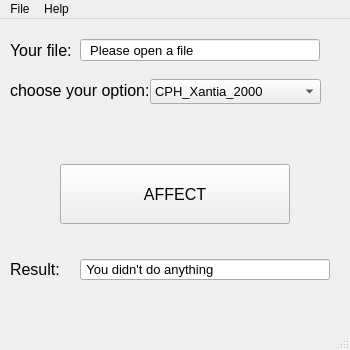
<?xml version="1.0" encoding="UTF-8"?>
<ui version="4.0">
 <class>MainWindow</class>
 <widget class="QMainWindow" name="MainWindow">
  <property name="geometry">
   <rect>
    <x>0</x>
    <y>0</y>
    <width>350</width>
    <height>350</height>
   </rect>
  </property>
  <property name="minimumSize">
   <size>
    <width>350</width>
    <height>350</height>
   </size>
  </property>
  <property name="maximumSize">
   <size>
    <width>350</width>
    <height>350</height>
   </size>
  </property>
  <property name="windowTitle">
   <string>DumpPresentation</string>
  </property>
  <property name="windowIcon">
   <iconset resource="icon.qrc">
    <normaloff>:/new/prefix1/ram_chip.ico</normaloff>
    <normalon>:/new/prefix1/ram_chip.ico</normalon>
    <disabledoff>:/new/prefix1/ram_chip.ico</disabledoff>
    <disabledon>:/new/prefix1/ram_chip.ico</disabledon>
    <activeoff>:/new/prefix1/ram_chip.ico</activeoff>
    <activeon>:/new/prefix1/ram_chip.ico</activeon>
    <selectedoff>:/new/prefix1/ram_chip.ico</selectedoff>
    <selectedon>:/new/prefix1/ram_chip.ico</selectedon>:/new/prefix1/ram_chip.ico</iconset>
  </property>
  <widget class="QWidget" name="centralwidget">
   <widget class="QPushButton" name="pushButton">
    <property name="geometry">
     <rect>
      <x>60</x>
      <y>145</y>
      <width>230</width>
      <height>60</height>
     </rect>
    </property>
    <property name="font">
     <font>
      <pointsize>12</pointsize>
     </font>
    </property>
    <property name="text">
     <string>AFFECT</string>
    </property>
   </widget>
   <widget class="QLabel" name="label">
    <property name="geometry">
     <rect>
      <x>10</x>
      <y>20</y>
      <width>71</width>
      <height>22</height>
     </rect>
    </property>
    <property name="font">
     <font>
      <pointsize>12</pointsize>
     </font>
    </property>
    <property name="text">
     <string>Your file:</string>
    </property>
   </widget>
   <widget class="QLabel" name="label_2">
    <property name="geometry">
     <rect>
      <x>10</x>
      <y>240</y>
      <width>71</width>
      <height>21</height>
     </rect>
    </property>
    <property name="font">
     <font>
      <pointsize>12</pointsize>
     </font>
    </property>
    <property name="text">
     <string>Result:</string>
    </property>
   </widget>
   <widget class="QLineEdit" name="pl_res">
    <property name="geometry">
     <rect>
      <x>80</x>
      <y>240</y>
      <width>250</width>
      <height>21</height>
     </rect>
    </property>
    <property name="font">
     <font>
      <pointsize>10</pointsize>
     </font>
    </property>
    <property name="text">
     <string> You didn't do anything</string>
    </property>
    <property name="readOnly">
     <bool>true</bool>
    </property>
   </widget>
   <widget class="QLineEdit" name="pl_Address">
    <property name="geometry">
     <rect>
      <x>80</x>
      <y>20</y>
      <width>240</width>
      <height>22</height>
     </rect>
    </property>
    <property name="font">
     <font>
      <pointsize>10</pointsize>
     </font>
    </property>
    <property name="text">
     <string>  Please open a file</string>
    </property>
    <property name="readOnly">
     <bool>true</bool>
    </property>
   </widget>
   <widget class="QComboBox" name="comSel">
    <property name="geometry">
     <rect>
      <x>150</x>
      <y>60</y>
      <width>171</width>
      <height>25</height>
     </rect>
    </property>
    <property name="font">
     <font>
      <pointsize>10</pointsize>
     </font>
    </property>
    <item>
     <property name="text">
      <string>CPH_Xantia_2000</string>
     </property>
    </item>
    <item>
     <property name="text">
      <string>ME 7.4</string>
     </property>
    </item>
    <item>
     <property name="text">
      <string extracomment="fasdfrsdf">ME 5.2</string>
     </property>
    </item>
   </widget>
   <widget class="QLabel" name="label_3">
    <property name="geometry">
     <rect>
      <x>10</x>
      <y>60</y>
      <width>141</width>
      <height>22</height>
     </rect>
    </property>
    <property name="font">
     <font>
      <pointsize>12</pointsize>
     </font>
    </property>
    <property name="text">
     <string>choose your option:</string>
    </property>
   </widget>
  </widget>
  <widget class="QMenuBar" name="menubar">
   <property name="geometry">
    <rect>
     <x>0</x>
     <y>0</y>
     <width>350</width>
     <height>21</height>
    </rect>
   </property>
   <widget class="QMenu" name="menuFile">
    <property name="title">
     <string>File</string>
    </property>
    <addaction name="actionOpen"/>
    <addaction name="separator"/>
    <addaction name="actionExit"/>
   </widget>
   <widget class="QMenu" name="menuHelp">
    <property name="title">
     <string>Help</string>
    </property>
    <addaction name="actionAbout"/>
   </widget>
   <addaction name="menuFile"/>
   <addaction name="menuHelp"/>
  </widget>
  <widget class="QStatusBar" name="statusbar"/>
  <action name="actionOpen">
   <property name="text">
    <string>Open</string>
   </property>
  </action>
  <action name="actionExit">
   <property name="text">
    <string>Exit</string>
   </property>
  </action>
  <action name="actionAbout">
   <property name="text">
    <string>About</string>
   </property>
  </action>
 </widget>
 <resources>
  <include location="icon.qrc"/>
 </resources>
 <connections/>
</ui>
